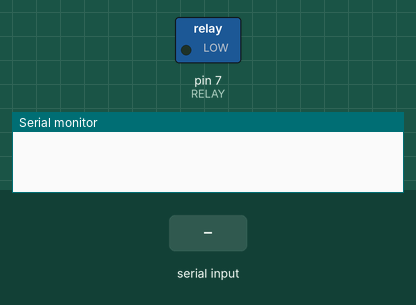
Recording of a sketch running on a simulated Arduino Uno, built with avr-gcc and run on an emulated ATmega328P. Shown: switched loads named in the sketch (green lamp = pin HIGH), the last lines printed to the serial monitor. Inputs (shaded band) come from the test bench.

Above: at 1.2 s.
1.3 s: "1" received over Serial
At 2.0 s:
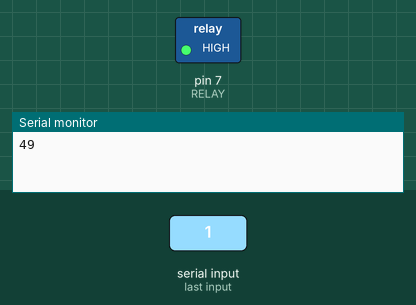
2.8 s: "2" received over Serial
At 3.2 s:
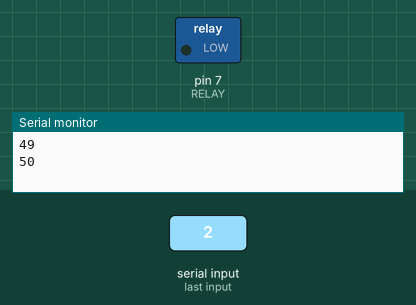
Timing chart, 0 to 5.8 s (numbered marks = the images above; inputs shaded):
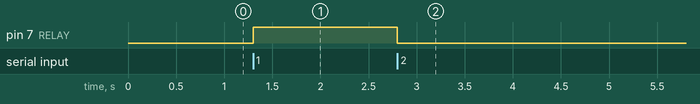

The sketch:

RELAY_WITH_BLUETOOTH.ino
```cpp
#define RELAY 7
byte val;

void setup() {
  // put your setup code here, to run once:
Serial.begin(9600);
pinMode(RELAY,OUTPUT);
}

void loop() {
  // put your main code here, to run repeatedly:
if (Serial.available()>0)
{
  val = Serial.read();
  Serial.println(val);
if (val == 49)

digitalWrite(RELAY,HIGH);

else if (val == 50)
digitalWrite(RELAY, LOW);

}

}
```

Measured:
- after the input at 1.3 s, pin 7 (RELAY): LOW → HIGH at once
- after the input at 2.8 s, pin 7 (RELAY): HIGH → LOW at once
